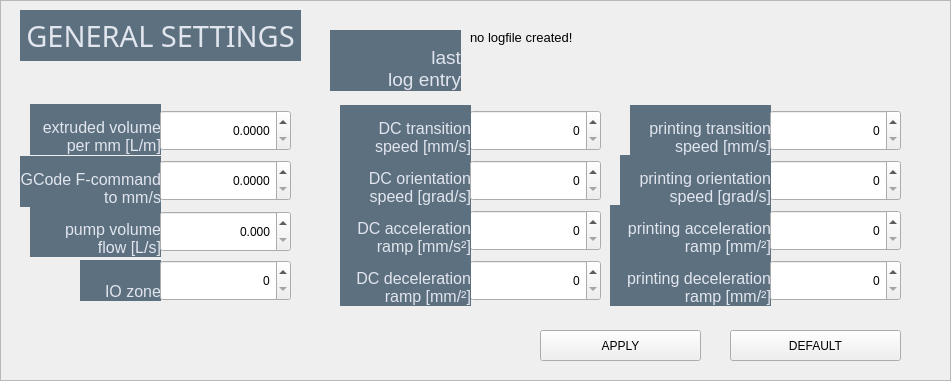
     <widget class="QFrame" name="SET_frame">
      <property name="geometry">
       <rect>
        <x>940</x>
        <y>20</y>
        <width>951</width>
        <height>381</height>
       </rect>
      </property>
      <property name="styleSheet">
       <string notr="true"/>
      </property>
      <property name="frameShape">
       <enum>QFrame::StyledPanel</enum>
      </property>
      <property name="frameShadow">
       <enum>QFrame::Raised</enum>
      </property>
      <widget class="QLabel" name="SET_0_frameLabel">
       <property name="geometry">
        <rect>
         <x>20</x>
         <y>10</y>
         <width>281</width>
         <height>51</height>
        </rect>
       </property>
       <property name="font">
        <font>
         <family>Bahnschrift</family>
         <pointsize>22</pointsize>
        </font>
       </property>
       <property name="styleSheet">
        <string notr="true">border: 0px;
font-size: 22pt;
padding: 0px;
background-color: #5D707F;
color: #E1E5EE;</string>
       </property>
       <property name="text">
        <string>GENERAL SETTINGS</string>
       </property>
       <property name="alignment">
        <set>Qt::AlignCenter</set>
       </property>
      </widget>
      <widget class="QLabel" name="SET_lbl_logEntry">
       <property name="geometry">
        <rect>
         <x>330</x>
         <y>30</y>
         <width>131</width>
         <height>61</height>
        </rect>
       </property>
       <property name="styleSheet">
        <string notr="true">border: 0px;
font-size: 14pt;
background-color: #5d707f;
color: #E1E5EE;</string>
       </property>
       <property name="text">
        <string>last
log entry</string>
       </property>
       <property name="alignment">
        <set>Qt::AlignBottom|Qt::AlignRight|Qt::AlignTrailing</set>
       </property>
      </widget>
      <widget class="QSpinBox" name="SET_num_accelRamp_dc">
       <property name="geometry">
        <rect>
         <x>470</x>
         <y>210</y>
         <width>131</width>
         <height>41</height>
        </rect>
       </property>
       <property name="styleSheet">
        <string notr="true"/>
       </property>
       <property name="alignment">
        <set>Qt::AlignRight|Qt::AlignTrailing|Qt::AlignVCenter</set>
       </property>
       <property name="minimum">
        <number>0</number>
       </property>
       <property name="maximum">
        <number>2000</number>
       </property>
       <property name="singleStep">
        <number>5</number>
       </property>
       <property name="value">
        <number>0</number>
       </property>
       <property name="displayIntegerBase">
        <number>10</number>
       </property>
      </widget>
      <widget class="QLabel" name="SET_lbl_accelRamp_dc">
       <property name="geometry">
        <rect>
         <x>340</x>
         <y>205</y>
         <width>131</width>
         <height>51</height>
        </rect>
       </property>
       <property name="styleSheet">
        <string notr="true">border: 0px;
font-size: 12pt;
background-color: #5d707f;
color: #E1E5EE;</string>
       </property>
       <property name="text">
        <string>DC acceleration
ramp [mm/s²]</string>
       </property>
       <property name="alignment">
        <set>Qt::AlignBottom|Qt::AlignRight|Qt::AlignTrailing</set>
       </property>
       <property name="buddy">
        <cstring>SET_num_accelRamp_dc</cstring>
       </property>
      </widget>
      <widget class="QLabel" name="SET_lbl_volPerE">
       <property name="geometry">
        <rect>
         <x>30</x>
         <y>104</y>
         <width>131</width>
         <height>51</height>
        </rect>
       </property>
       <property name="styleSheet">
        <string notr="true">border: 0px;
font-size: 12pt;
background-color: #5d707f;
color: #E1E5EE;</string>
       </property>
       <property name="text">
        <string>extruded volume
per mm [L/m]</string>
       </property>
       <property name="alignment">
        <set>Qt::AlignBottom|Qt::AlignRight|Qt::AlignTrailing</set>
       </property>
      </widget>
      <widget class="QLabel" name="SET_lbl_accelRamp_print">
       <property name="geometry">
        <rect>
         <x>610</x>
         <y>205</y>
         <width>161</width>
         <height>51</height>
        </rect>
       </property>
       <property name="styleSheet">
        <string notr="true">border: 0px;
font-size: 12pt;
background-color: #5d707f;
color: #E1E5EE;</string>
       </property>
       <property name="text">
        <string>printing acceleration
ramp [mm/²]</string>
       </property>
       <property name="alignment">
        <set>Qt::AlignBottom|Qt::AlignRight|Qt::AlignTrailing</set>
       </property>
       <property name="buddy">
        <cstring>SET_num_accelRamp_print</cstring>
       </property>
      </widget>
      <widget class="QLabel" name="SET_lbl_transSpeed_print">
       <property name="geometry">
        <rect>
         <x>630</x>
         <y>105</y>
         <width>141</width>
         <height>51</height>
        </rect>
       </property>
       <property name="styleSheet">
        <string notr="true">border: 0px;
font-size: 12pt;
background-color: #5d707f;
color: #E1E5EE;</string>
       </property>
       <property name="text">
        <string>printing transition
speed [mm/s]</string>
       </property>
       <property name="alignment">
        <set>Qt::AlignBottom|Qt::AlignRight|Qt::AlignTrailing</set>
       </property>
       <property name="buddy">
        <cstring>SET_num_transSpeed_print</cstring>
       </property>
      </widget>
      <widget class="QLabel" name="SET_lbl_frToMms">
       <property name="geometry">
        <rect>
         <x>20</x>
         <y>156</y>
         <width>141</width>
         <height>51</height>
        </rect>
       </property>
       <property name="styleSheet">
        <string notr="true">border: 0px;
font-size: 12pt;
background-color: #5d707f;
color: #E1E5EE;</string>
       </property>
       <property name="text">
        <string>GCode F-command 
to mm/s</string>
       </property>
       <property name="alignment">
        <set>Qt::AlignBottom|Qt::AlignRight|Qt::AlignTrailing</set>
       </property>
      </widget>
      <widget class="QSpinBox" name="SET_num_orientSpeed_print">
       <property name="geometry">
        <rect>
         <x>770</x>
         <y>160</y>
         <width>131</width>
         <height>41</height>
        </rect>
       </property>
       <property name="styleSheet">
        <string notr="true"/>
       </property>
       <property name="alignment">
        <set>Qt::AlignRight|Qt::AlignTrailing|Qt::AlignVCenter</set>
       </property>
       <property name="minimum">
        <number>0</number>
       </property>
       <property name="maximum">
        <number>3000</number>
       </property>
       <property name="singleStep">
        <number>5</number>
       </property>
       <property name="value">
        <number>0</number>
       </property>
       <property name="displayIntegerBase">
        <number>10</number>
       </property>
      </widget>
      <widget class="QLabel" name="SET_lbl_zone">
       <property name="geometry">
        <rect>
         <x>80</x>
         <y>260</y>
         <width>81</width>
         <height>41</height>
        </rect>
       </property>
       <property name="styleSheet">
        <string notr="true">border: 0px;
font-size: 12pt;
background-color: #5d707f;
color: #E1E5EE;</string>
       </property>
       <property name="text">
        <string> IO zone</string>
       </property>
       <property name="alignment">
        <set>Qt::AlignBottom|Qt::AlignRight|Qt::AlignTrailing</set>
       </property>
       <property name="buddy">
        <cstring>SET_num_zone</cstring>
       </property>
      </widget>
      <widget class="QSpinBox" name="SET_num_transSpeed_dc">
       <property name="geometry">
        <rect>
         <x>470</x>
         <y>110</y>
         <width>131</width>
         <height>41</height>
        </rect>
       </property>
       <property name="styleSheet">
        <string notr="true"/>
       </property>
       <property name="alignment">
        <set>Qt::AlignRight|Qt::AlignTrailing|Qt::AlignVCenter</set>
       </property>
       <property name="minimum">
        <number>0</number>
       </property>
       <property name="maximum">
        <number>2000</number>
       </property>
       <property name="singleStep">
        <number>5</number>
       </property>
       <property name="value">
        <number>0</number>
       </property>
       <property name="displayIntegerBase">
        <number>10</number>
       </property>
      </widget>
      <widget class="QSpinBox" name="SET_num_transSpeed_print">
       <property name="geometry">
        <rect>
         <x>770</x>
         <y>110</y>
         <width>131</width>
         <height>41</height>
        </rect>
       </property>
       <property name="styleSheet">
        <string notr="true"/>
       </property>
       <property name="alignment">
        <set>Qt::AlignRight|Qt::AlignTrailing|Qt::AlignVCenter</set>
       </property>
       <property name="minimum">
        <number>0</number>
       </property>
       <property name="maximum">
        <number>3000</number>
       </property>
       <property name="singleStep">
        <number>5</number>
       </property>
       <property name="value">
        <number>0</number>
       </property>
       <property name="displayIntegerBase">
        <number>10</number>
       </property>
      </widget>
      <widget class="QLabel" name="SET_lbl_orientSpeed_dc">
       <property name="geometry">
        <rect>
         <x>340</x>
         <y>155</y>
         <width>131</width>
         <height>51</height>
        </rect>
       </property>
       <property name="styleSheet">
        <string notr="true">border: 0px;
font-size: 12pt;
background-color: #5d707f;
color: #E1E5EE;</string>
       </property>
       <property name="text">
        <string>DC orientation
speed [grad/s]</string>
       </property>
       <property name="alignment">
        <set>Qt::AlignBottom|Qt::AlignRight|Qt::AlignTrailing</set>
       </property>
       <property name="buddy">
        <cstring>SET_num_orientSpeed_dc</cstring>
       </property>
      </widget>
      <widget class="QLabel" name="SET_lbl_ioSplit">
       <property name="geometry">
        <rect>
         <x>30</x>
         <y>206</y>
         <width>131</width>
         <height>51</height>
        </rect>
       </property>
       <property name="styleSheet">
        <string notr="true">border: 0px;
font-size: 12pt;
background-color: #5d707f;
color: #E1E5EE;</string>
       </property>
       <property name="text">
        <string>pump volume
flow [L/s]</string>
       </property>
       <property name="alignment">
        <set>Qt::AlignBottom|Qt::AlignRight|Qt::AlignTrailing</set>
       </property>
      </widget>
      <widget class="QLabel" name="SET_disp_logEntry">
       <property name="geometry">
        <rect>
         <x>470</x>
         <y>30</y>
         <width>431</width>
         <height>61</height>
        </rect>
       </property>
       <property name="styleSheet">
        <string notr="true">font-size: 10pt;</string>
       </property>
       <property name="text">
        <string>no logfile created!</string>
       </property>
       <property name="alignment">
        <set>Qt::AlignLeading|Qt::AlignLeft|Qt::AlignTop</set>
       </property>
       <property name="wordWrap">
        <bool>true</bool>
       </property>
      </widget>
      <widget class="QSpinBox" name="SET_num_zone">
       <property name="geometry">
        <rect>
         <x>160</x>
         <y>260</y>
         <width>131</width>
         <height>41</height>
        </rect>
       </property>
       <property name="styleSheet">
        <string notr="true"/>
       </property>
       <property name="alignment">
        <set>Qt::AlignRight|Qt::AlignTrailing|Qt::AlignVCenter</set>
       </property>
       <property name="minimum">
        <number>0</number>
       </property>
       <property name="maximum">
        <number>99999</number>
       </property>
       <property name="value">
        <number>0</number>
       </property>
       <property name="displayIntegerBase">
        <number>10</number>
       </property>
      </widget>
      <widget class="QLabel" name="SET_lbl_decelRamp_print">
       <property name="geometry">
        <rect>
         <x>610</x>
         <y>255</y>
         <width>161</width>
         <height>51</height>
        </rect>
       </property>
       <property name="styleSheet">
        <string notr="true">border: 0px;
font-size: 12pt;
background-color: #5d707f;
color: #E1E5EE;</string>
       </property>
       <property name="text">
        <string>printing deceleration
ramp [mm/²]</string>
       </property>
       <property name="alignment">
        <set>Qt::AlignBottom|Qt::AlignRight|Qt::AlignTrailing</set>
       </property>
       <property name="buddy">
        <cstring>SET_num_decelRamp_print</cstring>
       </property>
      </widget>
      <widget class="QLabel" name="SET_lbl_orientSpeed_print">
       <property name="geometry">
        <rect>
         <x>620</x>
         <y>155</y>
         <width>151</width>
         <height>51</height>
        </rect>
       </property>
       <property name="styleSheet">
        <string notr="true">border: 0px;
font-size: 12pt;
background-color: #5d707f;
color: #E1E5EE;</string>
       </property>
       <property name="text">
        <string>printing orientation
speed [grad/s]</string>
       </property>
       <property name="alignment">
        <set>Qt::AlignBottom|Qt::AlignRight|Qt::AlignTrailing</set>
       </property>
       <property name="buddy">
        <cstring>SET_num_orientSpeed_print</cstring>
       </property>
      </widget>
      <widget class="QSpinBox" name="SET_num_accelRamp_print">
       <property name="geometry">
        <rect>
         <x>770</x>
         <y>210</y>
         <width>131</width>
         <height>41</height>
        </rect>
       </property>
       <property name="styleSheet">
        <string notr="true"/>
       </property>
       <property name="alignment">
        <set>Qt::AlignRight|Qt::AlignTrailing|Qt::AlignVCenter</set>
       </property>
       <property name="minimum">
        <number>0</number>
       </property>
       <property name="maximum">
        <number>3000</number>
       </property>
       <property name="singleStep">
        <number>5</number>
       </property>
       <property name="value">
        <number>0</number>
       </property>
       <property name="displayIntegerBase">
        <number>10</number>
       </property>
      </widget>
      <widget class="QLabel" name="SET_lbl_transSpeed_dc">
       <property name="geometry">
        <rect>
         <x>340</x>
         <y>105</y>
         <width>131</width>
         <height>51</height>
        </rect>
       </property>
       <property name="styleSheet">
        <string notr="true">border: 0px;
font-size: 12pt;
background-color: #5d707f;
color: #E1E5EE;</string>
       </property>
       <property name="text">
        <string>DC transition
speed [mm/s]</string>
       </property>
       <property name="alignment">
        <set>Qt::AlignBottom|Qt::AlignRight|Qt::AlignTrailing</set>
       </property>
       <property name="buddy">
        <cstring>SET_num_transSpeed_dc</cstring>
       </property>
      </widget>
      <widget class="QSpinBox" name="SET_num_decelRamp_print">
       <property name="geometry">
        <rect>
         <x>770</x>
         <y>260</y>
         <width>131</width>
         <height>41</height>
        </rect>
       </property>
       <property name="styleSheet">
        <string notr="true"/>
       </property>
       <property name="alignment">
        <set>Qt::AlignRight|Qt::AlignTrailing|Qt::AlignVCenter</set>
       </property>
       <property name="minimum">
        <number>0</number>
       </property>
       <property name="maximum">
        <number>3000</number>
       </property>
       <property name="singleStep">
        <number>5</number>
       </property>
       <property name="value">
        <number>0</number>
       </property>
       <property name="displayIntegerBase">
        <number>10</number>
       </property>
      </widget>
      <widget class="QSpinBox" name="SET_num_decelRamp_dc">
       <property name="geometry">
        <rect>
         <x>470</x>
         <y>260</y>
         <width>131</width>
         <height>41</height>
        </rect>
       </property>
       <property name="styleSheet">
        <string notr="true"/>
       </property>
       <property name="alignment">
        <set>Qt::AlignRight|Qt::AlignTrailing|Qt::AlignVCenter</set>
       </property>
       <property name="minimum">
        <number>0</number>
       </property>
       <property name="maximum">
        <number>2000</number>
       </property>
       <property name="singleStep">
        <number>5</number>
       </property>
       <property name="value">
        <number>0</number>
       </property>
       <property name="displayIntegerBase">
        <number>10</number>
       </property>
      </widget>
      <widget class="QLabel" name="SET_lbl_decelRamp_dc">
       <property name="geometry">
        <rect>
         <x>340</x>
         <y>255</y>
         <width>131</width>
         <height>51</height>
        </rect>
       </property>
       <property name="styleSheet">
        <string notr="true">border: 0px;
font-size: 12pt;
background-color: #5d707f;
color: #E1E5EE;</string>
       </property>
       <property name="text">
        <string>DC deceleration
ramp [mm/²]</string>
       </property>
       <property name="alignment">
        <set>Qt::AlignBottom|Qt::AlignRight|Qt::AlignTrailing</set>
       </property>
       <property name="buddy">
        <cstring>SET_num_decelRamp_dc</cstring>
       </property>
      </widget>
      <widget class="QSpinBox" name="SET_num_orientSpeed_dc">
       <property name="geometry">
        <rect>
         <x>470</x>
         <y>160</y>
         <width>131</width>
         <height>41</height>
        </rect>
       </property>
       <property name="styleSheet">
        <string notr="true"/>
       </property>
       <property name="alignment">
        <set>Qt::AlignRight|Qt::AlignTrailing|Qt::AlignVCenter</set>
       </property>
       <property name="minimum">
        <number>0</number>
       </property>
       <property name="maximum">
        <number>2000</number>
       </property>
       <property name="singleStep">
        <number>5</number>
       </property>
       <property name="value">
        <number>0</number>
       </property>
       <property name="displayIntegerBase">
        <number>10</number>
       </property>
      </widget>
      <widget class="QPushButton" name="SET_btt_apply">
       <property name="geometry">
        <rect>
         <x>540</x>
         <y>330</y>
         <width>161</width>
         <height>31</height>
        </rect>
       </property>
       <property name="text">
        <string>APPLY</string>
       </property>
      </widget>
      <widget class="QPushButton" name="SET_btt_default">
       <property name="geometry">
        <rect>
         <x>730</x>
         <y>330</y>
         <width>171</width>
         <height>31</height>
        </rect>
       </property>
       <property name="text">
        <string>DEFAULT</string>
       </property>
      </widget>
      <widget class="QDoubleSpinBox" name="SET_float_frToMms">
       <property name="geometry">
        <rect>
         <x>160</x>
         <y>160</y>
         <width>131</width>
         <height>41</height>
        </rect>
       </property>
       <property name="alignment">
        <set>Qt::AlignRight|Qt::AlignTrailing|Qt::AlignVCenter</set>
       </property>
       <property name="suffix">
        <string/>
       </property>
       <property name="decimals">
        <number>4</number>
       </property>
       <property name="maximum">
        <double>20.000000000000000</double>
       </property>
       <property name="singleStep">
        <double>0.010000000000000</double>
       </property>
      </widget>
      <widget class="QDoubleSpinBox" name="SET_float_volPerMM">
       <property name="geometry">
        <rect>
         <x>160</x>
         <y>110</y>
         <width>131</width>
         <height>41</height>
        </rect>
       </property>
       <property name="alignment">
        <set>Qt::AlignRight|Qt::AlignTrailing|Qt::AlignVCenter</set>
       </property>
       <property name="suffix">
        <string/>
       </property>
       <property name="decimals">
        <number>4</number>
       </property>
       <property name="maximum">
        <double>20.000000000000000</double>
       </property>
       <property name="singleStep">
        <double>0.010000000000000</double>
       </property>
      </widget>
      <widget class="QDoubleSpinBox" name="SET_float_pumpVolFlow">
       <property name="geometry">
        <rect>
         <x>160</x>
         <y>211</y>
         <width>131</width>
         <height>41</height>
        </rect>
       </property>
       <property name="alignment">
        <set>Qt::AlignRight|Qt::AlignTrailing|Qt::AlignVCenter</set>
       </property>
       <property name="decimals">
        <number>3</number>
       </property>
       <property name="maximum">
        <double>999.000000000000000</double>
       </property>
       <property name="singleStep">
        <double>0.100000000000000</double>
       </property>
      </widget>
     </widget>
